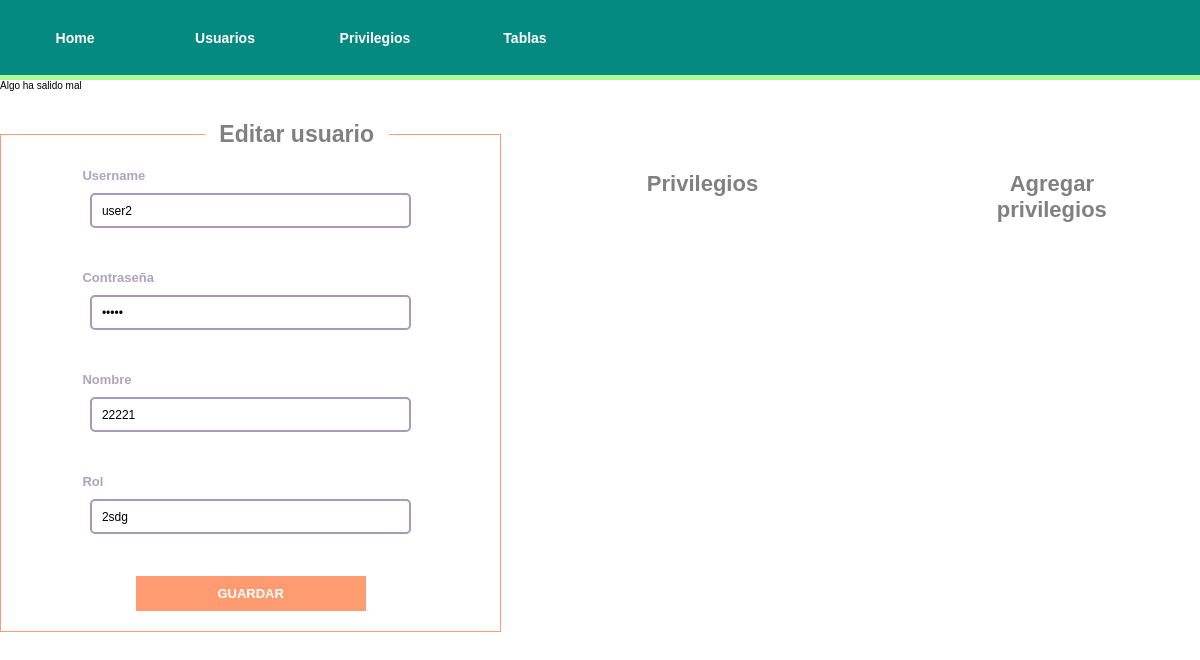
Screenshot of /administration/Users/10/UpdateUser/ with the database file from the repository.
### administration/models.py (models this page shows, shortened)
class User(models.Model):
    username = models.CharField(max_length = 100)
    password = models.CharField(max_length=100)
    name = models.CharField(max_length=100)
    rol = models.CharField(max_length = 100)
    update_date = models.DateTimeField("Fecha de actualizacion")

### administration/views.py (the view)
# urls.py: path("Users/<int:user_id>/UpdateUser/",views.updateUser,name="update_user"),
def updateUser(request, user_id):
    user = get_object_or_404(User, pk=user_id)
    try:
        user.username=request.POST['username']
        user.password=request.POST['password']
        user.name=request.POST['name']
        user.rol=request.POST['rol']
        user.update_date=timezone.now()
        user.save()
    except(KeyError, User.DoesNotExist):
        return render(
            request,
            "administration/new_user.html",
            {
                "error_message": "Algo ha salido mal",
                "user_obj": User.objects.get(pk=user_id),
            }
        )
    else:
        return HttpResponseRedirect(reverse("administration:users",args={}))

### administration/templates/administration/new_user.html (shortened to what this page needs)
{% load static %}
<!DOCTYPE html>
<html lang="es">
<head>
    <link rel="stylesheet" href="{% static 'styles/styles.css' %}">
</head>
<body>
    <nav>
        <ul>
            <li><a href="{% url 'administration:index' %}">Home</a></li>
            <li><a href="{% url 'administration:users' %}">Usuarios</a></li>
            <li><a href="{% url 'administration:privileges' %}">Privilegios</a></li>
            <li><a href="{% url 'administration:tables' %}">Tablas</a></li>
        </ul>
    </nav>
    <main>
        {% if error_message %}
        <p>{{ error_message }}</p>
        {% endif %}
        {% if user_obj %}
        <form action="{% url 'administration:update_user' user_obj.id %}" class="new-form" method="post">
            <fieldset>
                <legend>
                    <h1>Editar usuario</h1>
                </legend>
                <label for="username">Username</label>
                <input type="text" name="username" id="username" placeholder="Username" value="{{ user_obj.username }}"
                    required>
                <br>
                <br>
                <label for="password">Contraseña</label>
                <input type="password" name="password" id="password" placeholder="Escribe una contraseña"
                    value="{{ user_obj.username }}" required>
                <br>
                <br>
                <label for="name">Nombre</label>
                <input type="text" name="name" id="name" placeholder="Nombre" value="{{ user_obj.name }}" required>
                <br>
                <br>
                <label for="rol">Rol</label>
                <input type="text" name="rol" id="rol" placeholder="Rol" value="{{ user_obj.rol }}" required>
                <br>
                <br>
                <input type="submit" value="Guardar">
            </fieldset>
            <div class="privilege-container">
                <h2>
                    Privilegios
                </h2>
            </div>
            <div class="privilege-container">
                <h2>Agregar privilegios</h2>
            </div>
        </form>
        {% endif %}
    </main>
</body>
</html>

### administration/static/styles/styles.css (style rules this page uses)
* { padding: 0%; margin: 0%; box-sizing: border-box; font-size: 10px; font-family: Arial, Helvetica, sans-serif; }
:root { --light-green: #ADFC92; --dark-cyan: #048A81; --rose-quartz: #A799B7; --atomic-tangerine: #FF9B71; --tea-green: #DAEDBD; }
nav { display: flex; height: 10vh; width: 100vw; background-color: var(--dark-cyan); border-bottom: solid 5px var(--light-green); }
nav ul { display: flex; width: 50%; height: 100%; align-items: center; justify-content: space-around; list-style: none; }
nav li { width: 20%; height: 100%; display: flex; align-items: center; justify-content: center; color: #fff; }
nav li a { width: 100%; height: 100%; color: inherit; text-decoration: none; font-size: 1.4em; display: flex; justify-content: center; align-items: center; text-decoration: inherit; }
h1 { font-size: 2.3em; }
h2 { font-size: 2.2em; }
a { font-size: 1.2em; font-family: inherit; font-weight: bold; }
.new-form { width: 100%; height: auto; display: flex; flex-direction: row; align-items: flex-start; justify-content: space-around; padding: 30px 0; gap: 20px; }
.new-form fieldset { min-width: 300px; width: 600px; outline: none; border: 1px solid var(--atomic-tangerine); display: flex; flex-direction: column; padding: 20px; gap: 10px; align-items: center; justify-content: center; }
.new-form fieldset legend, .privilege-container h2 { width: 40%; color: gray; align-self: center; text-align: center; margin-left: 10%; }
.new-form input[type=text], .new-form input[type=password] { width: 70%; height: 35px; border: var(--rose-quartz) 2px solid; border-radius: 5px; outline: none; color: black; padding: 0 10px; font-size: 1.2em; }
.new-form label { width: 70%; color: var(--rose-quartz); opacity: 0.9; font-weight: bold; font-size: 1.3em; margin-left: -15px; }
.new-form input[type=submit] { width: 50%; height: 35px; border: none; background-color: var(--atomic-tangerine); color: white; font-family: inherit; font-size: 1.3em; font-weight: bolder; text-transform: uppercase; cursor: pointer; }
.privilege-container { width: 400px; display: flex; flex-direction: column; align-items: center; justify-content: space-around; padding-top: 50px; gap: 50px; }

### rows the page displays
User: username "user2", name "22221", rol "2sdg"

### other values shown
{{ error_message }} "Algo ha salido mal"
